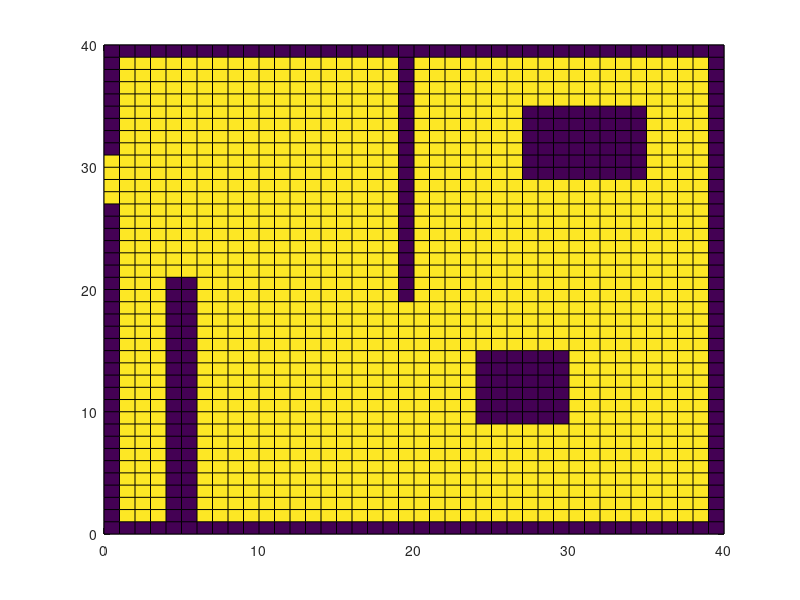

This figure's MATLAB source: (Note: this script raises an error after producing the figure.)
clear;
clc;
close all;
n = 40;
map = zeros(n,n);

map(:,1) = 1;
map(:,end) = 1;
map(1,:) = 1;
map(end,:) = 1;

map(28:31,1) = 0;

map([1:21],[5:6]) = 1;
map([20:end],[20]) = 1;
map([10:15],[25:30]) = 1;
map([30:35],[28:35]) = 1;


pcolor([0:n],[0:n],[[1-map,ones(n,1)];[ones(1,n+1)]]);
colormap('gray(2)');
title('Example 2D Grid Map','FontSize',16,'Interpreter','latex');
xlabel('$x$ Direction','FontSize',14,'Interpreter','latex');
ylabel('$y$ Direction','FontSize',14,'Interpreter','latex');